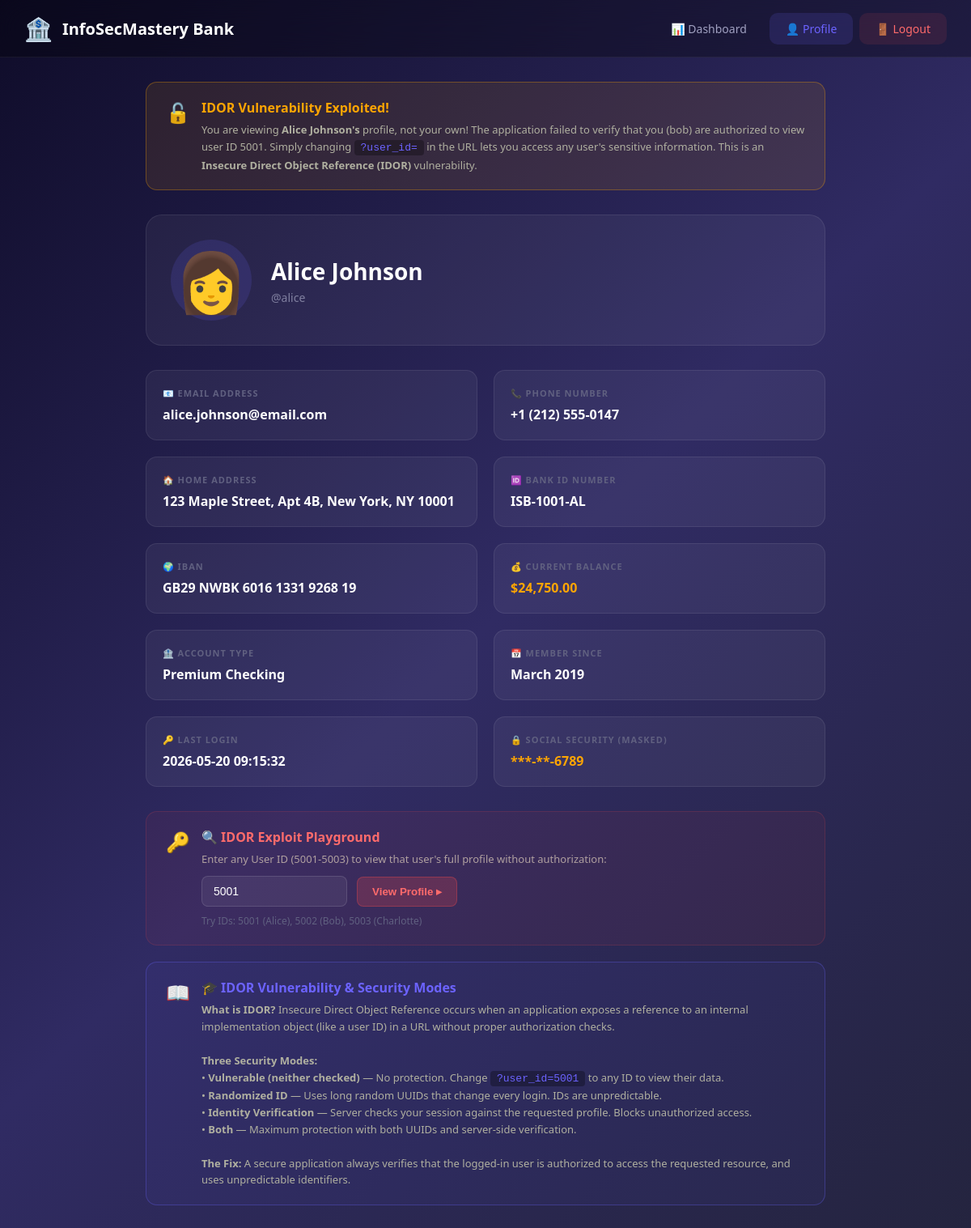
The app's page /profile?user_id=5001 (signed in) with its own data.
### tables this page shows
CREATE TABLE users (
            id INTEGER PRIMARY KEY AUTOINCREMENT,
            username TEXT UNIQUE NOT NULL,
            password TEXT NOT NULL,
            full_name TEXT NOT NULL,
            email TEXT NOT NULL,
            home_address TEXT NOT NULL,
            phone_number TEXT NOT NULL,
            bank_id TEXT NOT NULL,
            iban TEXT NOT NULL,
            current_balance REAL NOT NULL DEFAULT 0.00,
            account_type TEXT NOT NULL,
            member_since TEXT NOT NULL,
            last_login TEXT NOT NULL,
            social_security TEXT NOT NULL,
            profile_picture TEXT NOT NULL DEFAULT '👤',
            uuid TEXT UNIQUE
        );

### app.py (the view, shortened to what this page needs)
@app.route('/profile')
def profile():
    user = get_logged_in_user()
    if not user:
        return redirect(url_for('home'))
    security_mode = session.get('security_mode', 'vulnerable')
    identity_mode = session.get('identity_mode', False)
    target_user_id = request.args.get('user_id', type=int)
    if target_user_id is None:
        target_user_id = user['id']
    target_user = find_user_by_id(target_user_id)
    is_own_profile = (target_user['id'] == user['id'])
    return render_template('profile.html',
                         user=user,
                         target_user=target_user,
                         is_own_profile=is_own_profile,
                         security_mode=security_mode,
                         error=None)

### app.py (called while the page is built)
def get_logged_in_user():
    user_id = session.get('user_id')
    if not user_id:
        return None
    return find_user_by_id(user_id)

@app.context_processor
def inject_security_mode():
    return dict(security_mode=session.get('security_mode', 'vulnerable'))

### database.py (called while the page is built)
def get_db():
    conn = sqlite3.connect(DB_PATH)
    conn.row_factory = sqlite3.Row
    return conn

def find_user_by_id(user_id):
    conn = get_db()
    cursor = conn.cursor()
    cursor.execute('SELECT * FROM users WHERE id = ?', (user_id,))
    user = cursor.fetchone()
    conn.close()
    return dict(user) if user else None

### templates/profile.html (shortened to what this page needs)
{% extends "base.html" %}
{% block profile_active %}active{% endblock %}
{% block content %}
<div class="profile-container">
  <div id="idorNotice">
    {% if error %}
    <div class="idor-notice" style="border-color: rgba(255,77,77,0.3); background: rgba(255,77,77,0.1);">
      <div class="notice-icon">⚠️</div>
      <div class="notice-content">
        <h3 style="color:#ff6b6b;">{{ 'Access Blocked' if security_mode in ('identity', 'both') else 'User Not Found' }}</h3>
        <p>{{ error }}</p>
      </div>
    </div>
    {% elif not is_own_profile and security_mode == 'vulnerable' %}
    <div class="idor-notice">
      <div class="notice-icon">🔓</div>
      <div class="notice-content">
        <h3>IDOR Vulnerability Exploited!</h3>
        <p>You are viewing <strong>{{ target_user.full_name }}'s</strong> profile, not your own!
        The application failed to verify that you ({{ user.username }}) are authorized to view
        user ID {{ target_user.id }}. Simply changing <code>?user_id=</code> in the URL lets you
        access any user's sensitive information. This is an <strong>Insecure Direct Object
        Reference (IDOR)</strong> vulnerability.</p>
      </div>
    </div>
    {% endif %}
  </div>
  <div class="profile-header">
    <div class="profile-avatar">{{ target_user.profile_picture }}</div>
    <div class="profile-info">
      <h1>{{ target_user.full_name }}</h1>
      <p>@{{ target_user.username }}</p>
    </div>
  </div>
  <div class="profile-grid">
    <div class="profile-field">
      <div class="field-label">📧 Email Address</div>
      <div class="field-value">{{ target_user.email }}</div>
    </div>
    <div class="profile-field">
      <div class="field-label">📞 Phone Number</div>
      <div class="field-value">{{ target_user.phone_number }}</div>
    </div>
    <div class="profile-field">
      <div class="field-label">🏠 Home Address</div>
      <div class="field-value">{{ target_user.home_address }}</div>
    </div>
    <div class="profile-field">
      <div class="field-label">🆔 Bank ID Number</div>
      <div class="field-value">{{ target_user.bank_id }}</div>
    </div>
    <div class="profile-field">
      <div class="field-label">🌍 IBAN</div>
      <div class="field-value">{{ target_user.iban }}</div>
    </div>
    <div class="profile-field">
      <div class="field-label">💰 Current Balance</div>
      <div class="field-value sensitive">${{ "{:,.2f}".format(target_user.current_balance) }}</div>
    </div>
    <div class="profile-field">
      <div class="field-label">🏦 Account Type</div>
      <div class="field-value">{{ target_user.account_type }}</div>
    </div>
    <div class="profile-field">
      <div class="field-label">📅 Member Since</div>
      <div class="field-value">{{ target_user.member_since }}</div>
    </div>
    <div class="profile-field">
      <div class="field-label">🔑 Last Login</div>
      <div class="field-value">{{ target_user.last_login }}</div>
    </div>
    <div class="profile-field">
      <div class="field-label">🔒 Social Security (Masked)</div>
      <div class="field-value sensitive">{{ target_user.social_security }}</div>
    </div>
  </div>
  {% if security_mode == 'vulnerable' %}
  <div class="profile-idor-exploit">
    <div class="exploit-icon">🔑</div>
    <div class="exploit-content">
      <h3>🔍 IDOR Exploit Playground</h3>
      <p>Enter any User ID (5001-5003) to view that user's full profile without authorization:</p>
      <div>
        <input type="number" id="idorUserIdInput" min="5001" max="5003" value="5001" placeholder="User ID" style="margin-top:10px; padding:10px 14px; background:rgba(255,255,255,0.06); border:1px solid rgba(255,255,255,0.12); border-radius:8px; color:#ffffff; font-size:14px; width:180px; margin-right:8px;">
        <button class="go-btn" onclick="exploitIDOR()">View Profile ▸</button>
      </div>
      <p style="margin-top:8px; font-size:12px; color:#606080;">
        Try IDs: 5001 (Alice), 5002 (Bob), 5003 (Charlotte)
      </p>
    </div>
  </div>
  {% endif %}
  <div class="idor-notice" style="margin-top: 20px; border-color: rgba(108,99,255,0.3); background: rgba(108,99,255,0.06);">
    <div class="notice-icon">📖</div>
    <div class="notice-content">
      <h3 style="color:#6c63ff;">🎓 IDOR Vulnerability & Security Modes</h3>
      <p>
        <strong>What is IDOR?</strong> Insecure Direct Object Reference occurs when an application
        exposes a reference to an internal implementation object (like a user ID) in a URL without
        proper authorization checks.<br><br>
        <strong>Three Security Modes:</strong><br>
        • <strong>Vulnerable (neither checked)</strong> — No protection. Change <code>?user_id=5001</code> to any ID to view their data.<br>
        • <strong>Randomized ID</strong> — Uses long random UUIDs that change every login. IDs are unpredictable.<br>
        • <strong>Identity Verification</strong> — Server checks your session against the requested profile. Blocks unauthorized access.<br>
        • <strong>Both</strong> — Maximum protection with both UUIDs and server-side verification.<br><br>
        <strong>The Fix:</strong> A secure application always verifies that the logged-in user is authorized to access
        the requested resource, and uses unpredictable identifiers.
      </p>
    </div>
  </div>
</div>
{% endblock %}

### static/styles/style.css (style rules this page uses)
* { margin: 0; padding: 0; box-sizing: border-box; }
body { font-family: 'Segoe UI', Tahoma, Geneva, Verdana, sans-serif; background: linear-gradient(135deg, #0f0c29, #302b63, #24243e); min-height: 100vh; color: #e0e0e0; }
.profile-container { max-width: 900px; margin: 0 auto; padding: 30px; }
.profile-header { display: flex; align-items: center; gap: 24px; margin-bottom: 30px; background: rgba(255, 255, 255, 0.05); border: 1px solid rgba(255, 255, 255, 0.08); border-radius: 20px; padding: 30px; }
.profile-header .profile-avatar { font-size: 72px; width: 100px; height: 100px; display: flex; align-items: center; justify-content: center; background: rgba(108, 99, 255, 0.15); border-radius: 50%; }
.profile-header .profile-info h1 { font-size: 28px; font-weight: 700; color: #ffffff; margin-bottom: 4px; }
.profile-header .profile-info p { font-size: 14px; color: #8080a0; }
.profile-grid { display: grid; grid-template-columns: repeat(auto-fit, minmax(300px, 1fr)); gap: 20px; margin-bottom: 30px; }
.profile-field { background: rgba(255, 255, 255, 0.05); border: 1px solid rgba(255, 255, 255, 0.08); border-radius: 14px; padding: 20px; }
.profile-field .field-label { font-size: 11px; text-transform: uppercase; letter-spacing: 1px; color: #606080; font-weight: 600; margin-bottom: 8px; }
.profile-field .field-value { font-size: 16px; font-weight: 600; color: #ffffff; word-break: break-all; }
.profile-field .field-value.sensitive { color: #ffa502; }
.idor-notice { background: rgba(255, 165, 2, 0.1); border: 1px solid rgba(255, 165, 2, 0.3); border-radius: 14px; padding: 20px 24px; margin-bottom: 30px; display: flex; align-items: flex-start; gap: 14px; }
.idor-notice .notice-icon { font-size: 24px; flex-shrink: 0; }
.idor-notice .notice-content h3 { font-size: 16px; font-weight: 600; color: #ffa502; margin-bottom: 6px; }
.idor-notice .notice-content p { font-size: 13px; color: #b0b0a0; line-height: 1.6; }
.idor-notice .notice-content code { background: rgba(0, 0, 0, 0.3); padding: 2px 8px; border-radius: 4px; font-size: 13px; color: #6c63ff; }
.profile-idor-exploit { background: rgba(255, 77, 77, 0.06); border: 1px solid rgba(255, 77, 77, 0.15); border-radius: 14px; padding: 20px 24px; display: flex; align-items: flex-start; gap: 14px; }
.profile-idor-exploit .exploit-icon { font-size: 24px; flex-shrink: 0; }
.profile-idor-exploit .exploit-content h3 { font-size: 16px; font-weight: 600; color: #ff6b6b; margin-bottom: 6px; }
.profile-idor-exploit .exploit-content p { font-size: 13px; color: #b0a0a0; line-height: 1.6; }
.profile-idor-exploit .exploit-content input { margin-top: 10px; padding: 10px 14px; background: rgba(255, 255, 255, 0.06); border: 1px solid rgba(255, 255, 255, 0.12); border-radius: 8px; color: #ffffff; font-size: 14px; width: 180px; margin-right: 8px; }
.profile-idor-exploit .exploit-content .go-btn { padding: 10px 18px; background: rgba(255, 77, 77, 0.2); border: 1px solid rgba(255, 77, 77, 0.3); border-radius: 8px; color: #ff6b6b; font-weight: 600; cursor: pointer; transition: all 0.3s ease; }

### records on screen
users: full_name "Alice Johnson", id "5001", profile_picture "👩", username "alice", email "alice.johnson@email.com", phone_number "+1 (212) 555-0147", home_address "123 Maple Street, Apt 4B, New York, NY 10001", bank_id "ISB-1001-AL", iban "GB29 NWBK 6016 1331 9268 19", current_balance "24,750.00", account_type "Premium Checking", member_since "March 2019", last_login "2026-05-20 09:15:32", social_security "***-**-6789"
users: username "bob"
